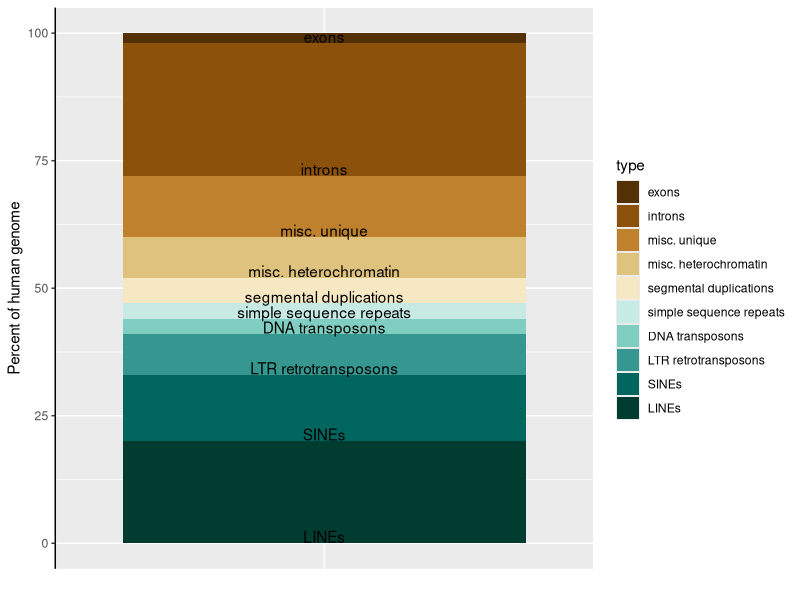

Generate this figure with R: (Note: this script raises an error after producing the figure.)
library(tidyverse)
library(cowplot)

rm(list = ls())

df <- read_tsv('tables/human-genome.tsv')

df$type <- factor(df$type, ordered = T, levels = df$type)

df$ypos <- 100 - cumsum(df$perc) + 1.3

plt <- ggplot(df, aes('', perc, fill = type)) 
plt <- plt + geom_bar(stat = 'identity') 
plt <- plt + geom_text(aes(x = 1, y = ypos, label = type))
plt <- plt + scale_fill_brewer(palette = 'BrBG')
plt <- plt + theme(axis.line.y = element_line(), axis.ticks.y = element_line())
plt <- plt + theme(axis.line.x = element_blank(), axis.ticks.x = element_blank(), axis.text.x = element_blank())
plt <- plt + xlab("") + ylab("Percent of human genome")
plt

save_plot("figures/human.svg", plot = plt, base_height = 19, units = 'cm')
